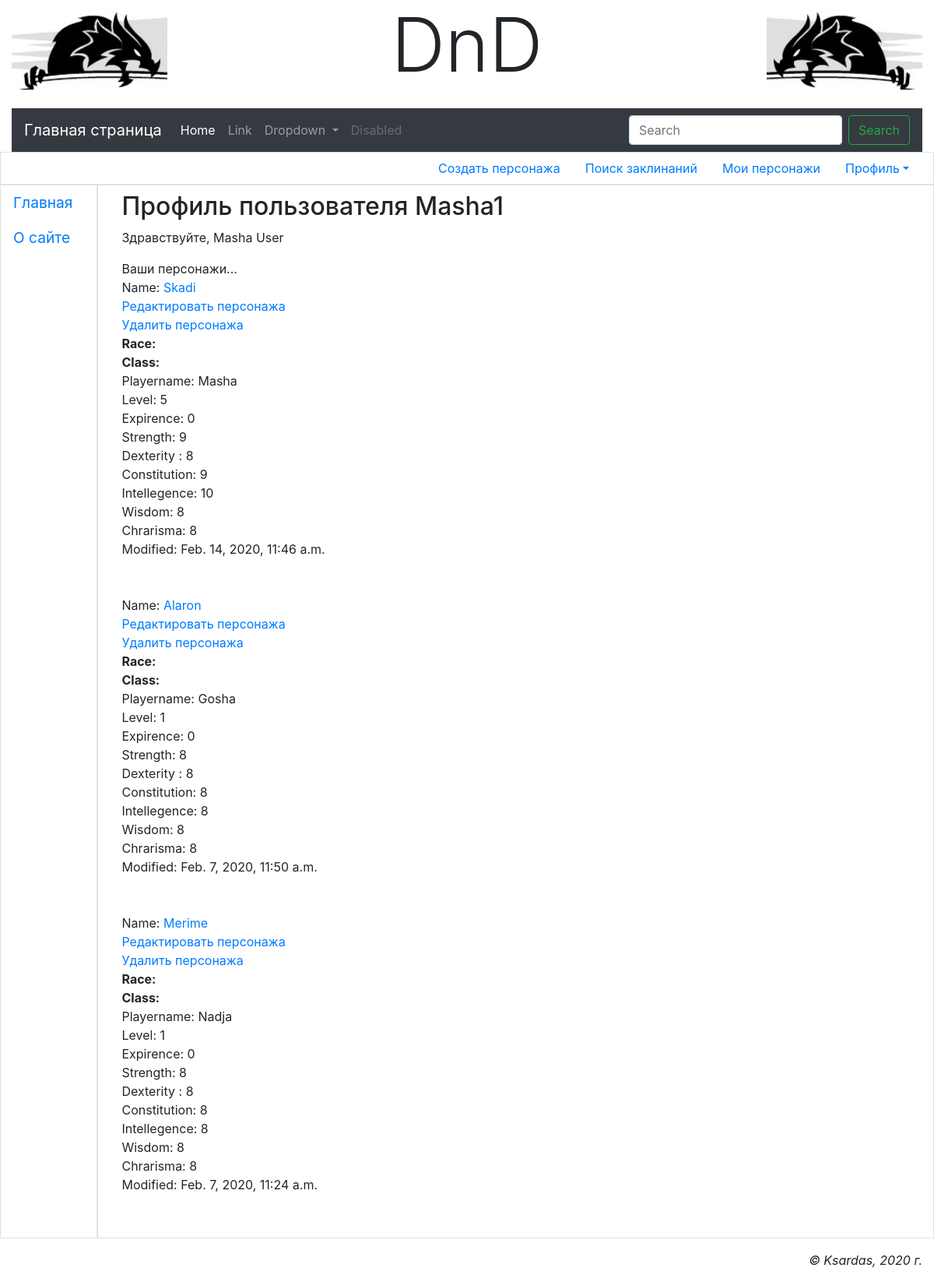
Page /main/accounts/profile/ (signed in) on the committed database.
### main/models.py (models this page shows, shortened)
class AdvUser(AbstractUser):
    is_activated = models.BooleanField(default=True, db_index=True, verbose_name='Прошёл активацию?')
    send_message = models.BooleanField(default=True, verbose_name='Слать сообщение о новых коментариях?')
    class Meta(AbstractUser.Meta):
        pass
    def __str__(self):
        return self.username

class CharBase(models.Model):
    owner = models.ForeignKey('AdvUser', null=False, on_delete=models.PROTECT, verbose_name='Владелец персонажа')
    name = models.CharField(db_index=True, unique=True, null=False, max_length=20, verbose_name='Имя персонажа')
    races = models.ManyToManyField(CharRaces, choices=CharRaces.RACE_CHOICES, max_length=20,
                                  verbose_name='Расса персонажа')
    playername = models.CharField(null=True, max_length=20, verbose_name='Реальное имя персонажа')
    level = models.IntegerField(null=False, default=1, verbose_name='Уровень персонажа')
    expirence = models.IntegerField(null=False, default=0, verbose_name='Опыт персонажа')
    strength = models.IntegerField(null=False, default=8, verbose_name='Сила персонажа')
    dexterity = models.IntegerField(null=False, default=8, verbose_name='Ловкость персонажа')
    constitution = models.IntegerField(null=False, default=8, verbose_name='Телосложение персонажа')
    intellegence = models.IntegerField(null=False, default=8, verbose_name='Интеллект персонажа')
    wisdom = models.IntegerField(null=False, default=8, verbose_name='Мудрость персонажа')
    chrarisma = models.IntegerField(null=False, default=8, verbose_name='Харизма персонажа')
    modified = models.DateTimeField(auto_now_add=True, db_index=True, verbose_name='Время модификации')
    spells = models.ManyToManyField(Spell)
    prof_bonus = models.IntegerField(null=True, default=0, verbose_name='Бонус мастерства')
    armor_class = models.IntegerField(null=True, default=0, verbose_name='Броня персонажа')
    speed = models.IntegerField(null=True, default=0, verbose_name='Скорость персонажа')
    initiative = models.IntegerField(null=True, default=0, verbose_name='Инициатива')
    inspiration = models.IntegerField(null=True, default=0, verbose_name='Вдохновение')
    hitpoints_max = models.IntegerField(null=True, default=0, verbose_name='Максимальое здоровье')
    hitpoints_curr = models.IntegerField(null=True, default=0, verbose_name='Текущее здоровье')
    hitpoints_temp = models.IntegerField(null=True, default=0, verbose_name='Временные очки здоровья')
    char_classes = models.ManyToManyField(CharClasses, choices=CharClasses.CLASS_CHOICES, verbose_name='Класс персонажа')
    world_view = models.IntegerField(null=True, default=0, verbose_name='Мировозрение')
    gender = models.BooleanField(default=True, verbose_name='Пол')
    age = models.IntegerField(null=True, default=21, verbose_name='Возраст персонажа')
    height = models.IntegerField(null=True, default=175, verbose_name='Рост персонажа')
    weight = models.IntegerField(null=True, default=60, verbose_name='Вес персонажа')
    hair = models.CharField(null=True, max_length=20, verbose_name='Цвет волос')
    eyes = models.CharField(null=True, max_length=20, verbose_name='Цвет глаз')
    skin = models.CharField(null=True, max_length=20, verbose_name='Цвет кожы')
    avatar = models.ImageField(null=True, blank=True, upload_to='avatars/', verbose_name='Аватар')
    pers_traits = models.CharField(null=True, max_length=20, verbose_name='Персональные черты')
    ideals = models.CharField(null=True, max_length=20, verbose_name='Идеалы')
    bonds = models.CharField(null=True, max_length=20, verbose_name='Привязанности')
    flaws = models.CharField(null=True, max_length=20, verbose_name='Пороки')
    char_history = models.TextField(default='', verbose_name='История персонажа')
    gold_count = models.IntegerField(null=True, default=0, verbose_name='Золото персонажа')
    silver_count = models.IntegerField(null=True, default=0, verbose_name='Серебро персонажа')
    copper_count = models.IntegerField(null=True, default=0, verbose_name='Медь персонажа')
    char = CharacterManager()
    objects = models.Manager()
    class Meta:
        ordering = ['-modified']

### main/views.py (the view)
# urls.py: path('accounts/profile/', profile, name='profile'),
@login_required
def profile(request):
    print("Current account: ", request.user)
    chars = CharBase.objects.filter(owner=request.user)
    return render(request, 'main/profile.html', {'chars': chars})

### main/templates/main/profile.html (shortened to what this page needs)
{% extends "layout/basic.html" %}
{% block content %}
<h2>Профиль пользователя {{ user.username }}</h2>
{% if user.first_name and user.last_name %}
<p> Здравствуйте, {{ user.first_name }} {{ user.last_name }}</p>
{% else %}
<p>Здравствуйте!</p>
{% endif %}
Ваши персонажи...
{% for ch in chars %}
<div>
    Name: <a href="{% url 'main:view_character' ch.name %}">{{ ch.name }}</a><br>
    <a href="{% url 'main:edit_character' ch.name %}">Редактировать персонажа</a><br>
    <a href="{% url 'main:delete_character' ch.name %}">Удалить персонажа</a><br>
    <b>Race:</b>
    <br>
    <b>Class:</b>
    <br>
    Playername:  {{ ch.playername }} <br>
    Level: {{ ch.level }} <br>
    Expirence: {{ ch.expirence }} <br>
    Strength: {{ ch.strength }} <br>
    Dexterity : {{ ch.dexterity }} <br>
    Constitution: {{ ch.constitution }} <br>
    Intellegence: {{ ch.intellegence }} <br>
    Wisdom: {{ ch.wisdom }} <br>
    Chrarisma: {{ ch.chrarisma }} <br>
    Modified:  {{ ch.modified }} <br>
    <br><br>
</div>
{% endfor %}
{% endblock %}

### rows in the picture
AdvUser: username "Masha1", first_name "Masha", last_name "User"
CharBase: name "Skadi", playername "Masha", level "5", expirence "0", strength "9", dexterity "8", constitution "9", intellegence "10", wisdom "8", chrarisma "8", modified "Feb. 14, 2020, 11:46 a.m."
CharBase: name "Alaron", playername "Gosha", level "1", expirence "0", strength "8", dexterity "8", constitution "8", intellegence "8", wisdom "8", chrarisma "8", modified "Feb. 7, 2020, 11:50 a.m."
CharBase: name "Merime", playername "Nadja", level "1", expirence "0", strength "8", dexterity "8", constitution "8", intellegence "8", wisdom "8", chrarisma "8", modified "Feb. 7, 2020, 11:24 a.m."
